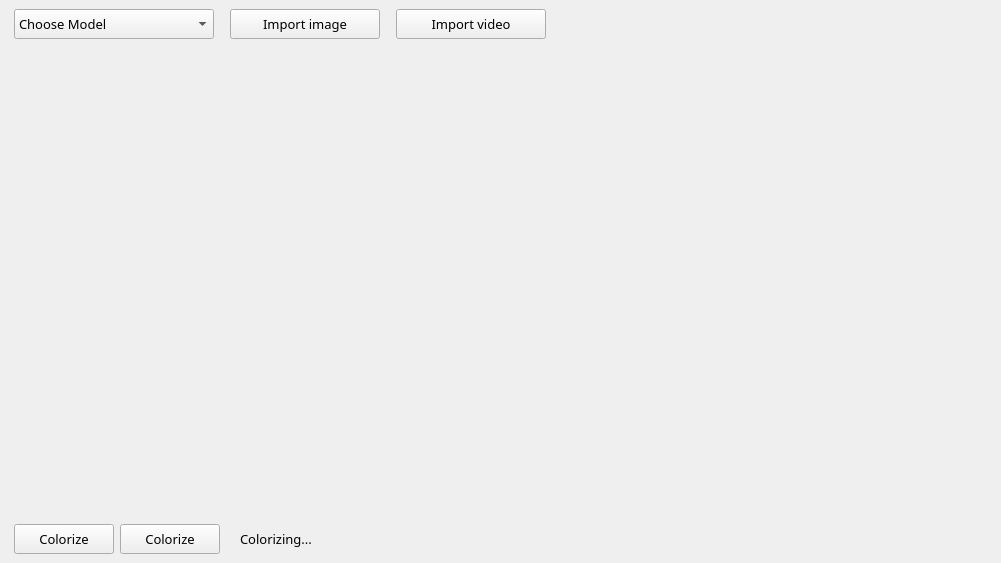
<?xml version="1.0" encoding="UTF-8"?>
<ui version="4.0">
 <class>MainWindow</class>
 <widget class="QMainWindow" name="MainWindow">
  <property name="geometry">
   <rect>
    <x>0</x>
    <y>0</y>
    <width>1001</width>
    <height>563</height>
   </rect>
  </property>
  <property name="minimumSize">
   <size>
    <width>700</width>
    <height>360</height>
   </size>
  </property>
  <property name="maximumSize">
   <size>
    <width>1920</width>
    <height>1080</height>
   </size>
  </property>
  <property name="font">
   <font>
    <family>Proxima Nova</family>
    <pointsize>10</pointsize>
   </font>
  </property>
  <property name="windowTitle">
   <string>MainWindow</string>
  </property>
  <property name="windowIcon">
   <iconset resource="resources/logg.qrc">
    <normaloff>:/ico2.png</normaloff>:/ico2.png</iconset>
  </property>
  <property name="styleSheet">
   <string notr="true">QPushButton{
color:#4fe3c3;
border:1px solid #325154;
}

QPushButton:hover{
background-color:#4fe3c3;
color:#262d38;
border:1px solid #262d38;
}

QLabel{
color:#b9c8c8;
}

QWidget{
background-color:#12161f;
}

QSlider::handle {
background-color:#325154;
border:0px solid #262d38;
}

QComboBox {
color:#4fe3c3;
border:1px solid #325154;
font-size:10pt;
font-family: &quot;Proxima Nova Rg&quot;;
}

QComboBox QAbstractItemView {
	color: #4fe3c3;
}

QStackedWidget {
border: 1px solid #325154;
}

font: 10pt &quot;Proxima Nova Rg&quot;;</string>
  </property>
  <property name="iconSize">
   <size>
    <width>32</width>
    <height>32</height>
   </size>
  </property>
  <widget class="QWidget" name="centralwidget">
   <property name="minimumSize">
    <size>
     <width>0</width>
     <height>0</height>
    </size>
   </property>
   <layout class="QGridLayout" name="gridLayout">
    <item row="2" column="0">
     <spacer name="verticalSpacer">
      <property name="orientation">
       <enum>Qt::Vertical</enum>
      </property>
      <property name="sizeType">
       <enum>QSizePolicy::Expanding</enum>
      </property>
      <property name="sizeHint" stdset="0">
       <size>
        <width>5</width>
        <height>40</height>
       </size>
      </property>
     </spacer>
    </item>
    <item row="1" column="1">
     <layout class="QHBoxLayout" name="horizontalLayout_2">
      <item>
       <widget class="QComboBox" name="modelDropdown">
        <property name="minimumSize">
         <size>
          <width>200</width>
          <height>30</height>
         </size>
        </property>
        <property name="font">
         <font>
          <family>Proxima Nova Rg</family>
          <pointsize>10</pointsize>
         </font>
        </property>
        <property name="editable">
         <bool>false</bool>
        </property>
        <property name="currentText">
         <string>Choose Model</string>
        </property>
        <item>
         <property name="text">
          <string>Choose Model</string>
         </property>
        </item>
        <item>
         <property name="text">
          <string>Pre-trained model</string>
         </property>
        </item>
        <item>
         <property name="text">
          <string>Self-trained model</string>
         </property>
        </item>
        <item>
         <property name="text">
          <string>Self-trained model on faces</string>
         </property>
        </item>
       </widget>
      </item>
      <item>
       <spacer name="horizontalSpacer_3">
        <property name="orientation">
         <enum>Qt::Horizontal</enum>
        </property>
        <property name="sizeType">
         <enum>QSizePolicy::Fixed</enum>
        </property>
        <property name="sizeHint" stdset="0">
         <size>
          <width>10</width>
          <height>20</height>
         </size>
        </property>
       </spacer>
      </item>
      <item>
       <widget class="QPushButton" name="importImageBtn">
        <property name="minimumSize">
         <size>
          <width>150</width>
          <height>30</height>
         </size>
        </property>
        <property name="font">
         <font>
          <family>Proxima Nova</family>
          <pointsize>10</pointsize>
         </font>
        </property>
        <property name="text">
         <string>Import image</string>
        </property>
       </widget>
      </item>
      <item>
       <spacer name="horizontalSpacer_6">
        <property name="orientation">
         <enum>Qt::Horizontal</enum>
        </property>
        <property name="sizeType">
         <enum>QSizePolicy::Fixed</enum>
        </property>
        <property name="sizeHint" stdset="0">
         <size>
          <width>10</width>
          <height>20</height>
         </size>
        </property>
       </spacer>
      </item>
      <item>
       <widget class="QPushButton" name="importVideoBtn">
        <property name="minimumSize">
         <size>
          <width>150</width>
          <height>30</height>
         </size>
        </property>
        <property name="font">
         <font>
          <family>Proxima Nova</family>
          <pointsize>10</pointsize>
         </font>
        </property>
        <property name="text">
         <string>Import video</string>
        </property>
       </widget>
      </item>
      <item>
       <spacer name="horizontalSpacer_7">
        <property name="orientation">
         <enum>Qt::Horizontal</enum>
        </property>
        <property name="sizeHint" stdset="0">
         <size>
          <width>40</width>
          <height>20</height>
         </size>
        </property>
       </spacer>
      </item>
     </layout>
    </item>
    <item row="4" column="1">
     <layout class="QHBoxLayout" name="horizontalLayout">
      <item>
       <widget class="QPushButton" name="colorizeImageBtn">
        <property name="minimumSize">
         <size>
          <width>100</width>
          <height>30</height>
         </size>
        </property>
        <property name="font">
         <font>
          <family>Proxima Nova</family>
          <pointsize>10</pointsize>
         </font>
        </property>
        <property name="text">
         <string>Colorize</string>
        </property>
       </widget>
      </item>
      <item>
       <widget class="QPushButton" name="colorizeVideoBtn">
        <property name="minimumSize">
         <size>
          <width>100</width>
          <height>30</height>
         </size>
        </property>
        <property name="font">
         <font>
          <family>Proxima Nova</family>
          <pointsize>10</pointsize>
         </font>
        </property>
        <property name="text">
         <string>Colorize</string>
        </property>
       </widget>
      </item>
      <item>
       <widget class="QLabel" name="loadingSpinner">
        <property name="minimumSize">
         <size>
          <width>0</width>
          <height>0</height>
         </size>
        </property>
        <property name="maximumSize">
         <size>
          <width>32</width>
          <height>32</height>
         </size>
        </property>
        <property name="text">
         <string/>
        </property>
        <property name="scaledContents">
         <bool>true</bool>
        </property>
       </widget>
      </item>
      <item>
       <widget class="QLabel" name="loadingText">
        <property name="font">
         <font>
          <family>Proxima Nova</family>
          <pointsize>10</pointsize>
         </font>
        </property>
        <property name="text">
         <string>Colorizing...</string>
        </property>
       </widget>
      </item>
      <item>
       <spacer name="horizontalSpacer_2">
        <property name="orientation">
         <enum>Qt::Horizontal</enum>
        </property>
        <property name="sizeType">
         <enum>QSizePolicy::Expanding</enum>
        </property>
        <property name="sizeHint" stdset="0">
         <size>
          <width>20</width>
          <height>20</height>
         </size>
        </property>
       </spacer>
      </item>
     </layout>
    </item>
    <item row="2" column="1">
     <layout class="QHBoxLayout" name="horizontalLayout_3">
      <item>
       <widget class="QStackedWidget" name="input">
        <property name="sizePolicy">
         <sizepolicy hsizetype="Preferred" vsizetype="Preferred">
          <horstretch>0</horstretch>
          <verstretch>0</verstretch>
         </sizepolicy>
        </property>
        <property name="minimumSize">
         <size>
          <width>0</width>
          <height>0</height>
         </size>
        </property>
        <property name="currentIndex">
         <number>0</number>
        </property>
        <widget class="QWidget" name="image_in">
         <layout class="QHBoxLayout" name="horizontalLayout_5">
          <item>
           <widget class="QLabel" name="imgLabelIn">
            <property name="sizePolicy">
             <sizepolicy hsizetype="Preferred" vsizetype="Preferred">
              <horstretch>0</horstretch>
              <verstretch>0</verstretch>
             </sizepolicy>
            </property>
            <property name="minimumSize">
             <size>
              <width>100</width>
              <height>100</height>
             </size>
            </property>
            <property name="maximumSize">
             <size>
              <width>16777215</width>
              <height>16777215</height>
             </size>
            </property>
            <property name="autoFillBackground">
             <bool>false</bool>
            </property>
            <property name="text">
             <string/>
            </property>
            <property name="scaledContents">
             <bool>true</bool>
            </property>
           </widget>
          </item>
         </layout>
        </widget>
        <widget class="VideoPlayer" name="video_in"/>
       </widget>
      </item>
      <item>
       <widget class="QStackedWidget" name="output">
        <property name="minimumSize">
         <size>
          <width>0</width>
          <height>0</height>
         </size>
        </property>
        <property name="currentIndex">
         <number>0</number>
        </property>
        <widget class="QWidget" name="image_out">
         <layout class="QHBoxLayout" name="horizontalLayout_6">
          <item>
           <widget class="QLabel" name="imgLabelOut">
            <property name="minimumSize">
             <size>
              <width>100</width>
              <height>100</height>
             </size>
            </property>
            <property name="text">
             <string/>
            </property>
            <property name="scaledContents">
             <bool>true</bool>
            </property>
           </widget>
          </item>
         </layout>
        </widget>
        <widget class="VideoPlayer" name="video_out"/>
       </widget>
      </item>
     </layout>
    </item>
    <item row="2" column="2">
     <spacer name="verticalSpacer_2">
      <property name="orientation">
       <enum>Qt::Vertical</enum>
      </property>
      <property name="sizeHint" stdset="0">
       <size>
        <width>5</width>
        <height>40</height>
       </size>
      </property>
     </spacer>
    </item>
   </layout>
  </widget>
 </widget>
 <customwidgets>
  <customwidget>
   <class>VideoPlayer</class>
   <extends>QWidget</extends>
   <header>VideoPlayer</header>
   <container>1</container>
  </customwidget>
 </customwidgets>
 <resources>
  <include location="resources/logg.qrc"/>
 </resources>
 <connections>
  <connection>
   <sender>importImageBtn</sender>
   <signal>clicked()</signal>
   <receiver>MainWindow</receiver>
   <slot>importImage()</slot>
   <hints>
    <hint type="sourcelabel">
     <x>289</x>
     <y>35</y>
    </hint>
    <hint type="destinationlabel">
     <x>388</x>
     <y>26</y>
    </hint>
   </hints>
  </connection>
  <connection>
   <sender>importVideoBtn</sender>
   <signal>clicked()</signal>
   <receiver>MainWindow</receiver>
   <slot>importVideo()</slot>
   <hints>
    <hint type="sourcelabel">
     <x>485</x>
     <y>39</y>
    </hint>
    <hint type="destinationlabel">
     <x>566</x>
     <y>25</y>
    </hint>
   </hints>
  </connection>
  <connection>
   <sender>colorizeVideoBtn</sender>
   <signal>clicked()</signal>
   <receiver>MainWindow</receiver>
   <slot>colorizeVideoClicked()</slot>
   <hints>
    <hint type="sourcelabel">
     <x>141</x>
     <y>529</y>
    </hint>
    <hint type="destinationlabel">
     <x>196</x>
     <y>557</y>
    </hint>
   </hints>
  </connection>
  <connection>
   <sender>colorizeImageBtn</sender>
   <signal>clicked()</signal>
   <receiver>MainWindow</receiver>
   <slot>colorizeImageClicked()</slot>
   <hints>
    <hint type="sourcelabel">
     <x>78</x>
     <y>538</y>
    </hint>
    <hint type="destinationlabel">
     <x>96</x>
     <y>560</y>
    </hint>
   </hints>
  </connection>
  <connection>
   <sender>modelDropdown</sender>
   <signal>currentIndexChanged(int)</signal>
   <receiver>MainWindow</receiver>
   <slot>getModel()</slot>
   <hints>
    <hint type="sourcelabel">
     <x>68</x>
     <y>21</y>
    </hint>
    <hint type="destinationlabel">
     <x>229</x>
     <y>34</y>
    </hint>
   </hints>
  </connection>
 </connections>
 <slots>
  <slot>importImage()</slot>
  <slot>colorizeImageClicked()</slot>
  <slot>importVideo()</slot>
  <slot>colorizeVideoClicked()</slot>
  <slot>play()</slot>
  <slot>setPosition()</slot>
  <slot>getModel()</slot>
 </slots>
</ui>
